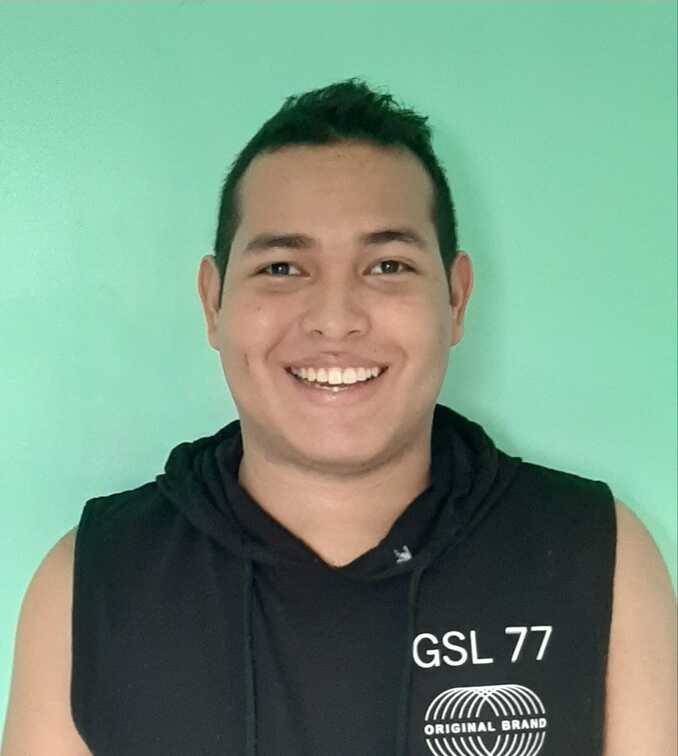
#> input picture 4. Actividades o Asignaciones Resueltas Durante el Curso/3. Proyectos/proyecto/bryan/test-data/test3.jpeg, 678 x 756 px; its folder holds 4 pictures in this run
$ jupyter execute --allow-errors '[IA]PF-RecFacial.ipynb'
#> lines starting #> are read from the running program, lines starting #| are printed output that depends on the picture
#> further down, test_img1 is the input picture: shape (756, 678, 3); mean B, G, R 127.9, 148.5, 117.9
[cell 1]
#import OpenCV module
import cv2
#import os module for reading training data directories and paths
import os
#import numpy to convert python lists to numpy arrays as
#it is needed by OpenCV face recognizers
import numpy as np

[cell 2]
#there is no label 0 in our training data so subject name for index/label 0 is empty
subjects = ["", "Ian", "Eduardo", "Eric Vasquez", "Bryan Gonzalez", "Jean Jimenez"]

[cell 3]
#function to detect face using OpenCV
def detect_face(img):
    #convert the test image to gray image as opencv face detector expects gray images
    gray = cv2.cvtColor(img, cv2.COLOR_BGR2GRAY)
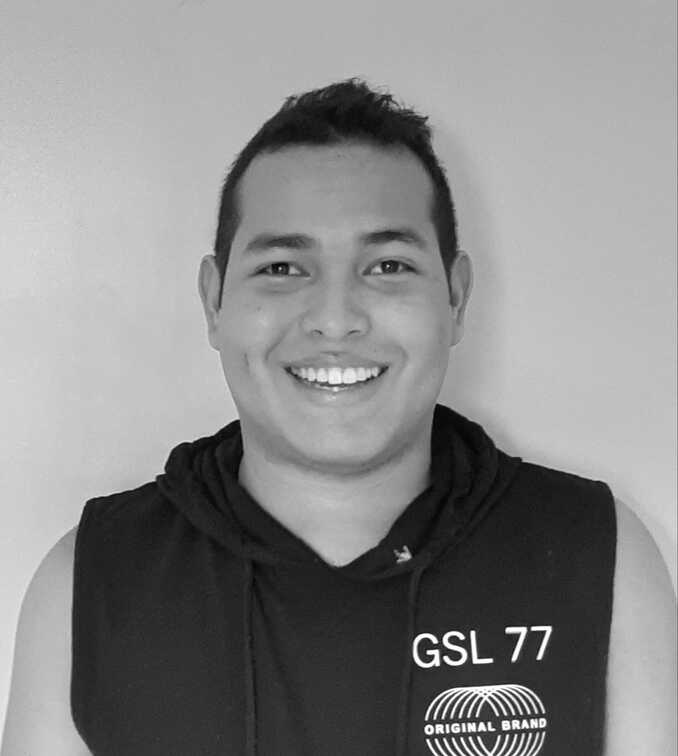
#> gray: shape (756, 678); min 1, max 254, mean 137

    #load OpenCV face detector, I am using LBP which is fast
    #there is also a more accurate but slow Haar classifier

    #ESTO SI ES NUEVO
    #face_cascade = cv2.CascadeClassifier('lbpcascade_frontalface.xml')
    face_cascade = cv2.CascadeClassifier('haarcascade_frontalface_alt.xml')

    #let's detect multiscale (some images may be closer to camera than others) images
    #result is a list of faces
    faces = face_cascade.detectMultiScale(gray, scaleFactor=1.2, minNeighbors=5)
#> faces = [[194, 156, 285, 285]]

    #if no faces are detected then return original img
    if (len(faces) == 0):
        return None, None

    #under the assumption that there will be only one face,
    #extract the face area
    (x, y, w, h) = faces[0]
#> x = 194; y = 156; w = 285; h = 285

    #return only the face part of the image
    return gray[y:y+w, x:x+h], faces[0]

[cell 4]
#this function will read all persons' training images, detect face from each image
#and will return two lists of exactly same size, one list
# of faces and another list of labels for each face
def prepare_training_data(data_folder_path):

    #------STEP-1--------
    #get the directories (one directory for each subject) in data folder
    dirs = os.listdir(data_folder_path)

    #list to hold all subject faces
    faces = []
    #list to hold labels for all subjects
    labels = []

    #let's go through each directory and read images within it
    for dir_name in dirs:

        #our subject directories start with letter 's' so
        #ignore any non-relevant directories if any
        if not dir_name.startswith("s"):
            continue

        #------STEP-2--------
        #extract label number of subject from dir_name
        #format of dir name = slabel
        #, so removing letter 's' from dir_name will give us label
        label = int(dir_name.replace("s", ""))

        #build path of directory containin images for current subject subject
        #sample path_dir_subject = "training-data/s1"
        path_dir_subject = data_folder_path + "/" + dir_name

        #get the images names that are inside the given subject directory
        subject_images_names = os.listdir(path_dir_subject)

        #------STEP-3--------
        #go through each image name, read image,
        #detect face and add face to list of faces
        for image_name in subject_images_names:

            #ignore system files like .DS_Store
            if image_name.startswith("."):
                continue

            #build image path
            #sample image path = training-data/s1/1.pgm
            image_path = path_dir_subject + "/" + image_name

            #read image
            image = cv2.imread(image_path)

            #ESTO ES NUEVO
            #image = cv2.resize(image,(600,600))

            #display an image window to show the image
            cv2.imshow("Training on image...", image)
            cv2.waitKey(100)

            #detect face
            face, rect = detect_face(image)

            #------STEP-4--------
            #for the purpose of this tutorial
            #we will ignore faces that are not detected
            if face is not None:
                #add face to list of faces
                faces.append(face)
                #add label for this face
                labels.append(label)

    cv2.destroyAllWindows()
    cv2.waitKey(1)
    cv2.destroyAllWindows()

    return faces, labels

[cell 5]
#let's first prepare our training data
#data will be in two lists of same size
#one list will contain all the faces
#and other list will contain respective labels for each face
print("Preparing data...")
#> (the rest of this cell did not finish here and is left out)

[cell 6]
#create our LBPH face recognizer
face_recognizer = cv2.face.LBPHFaceRecognizer_create()

#or use EigenFaceRecognizer by replacing above line with
#face_recognizer = cv2.face.EigenFaceRecognizer_create()

#or use FisherFaceRecognizer by replacing above line with
#face_recognizer = cv2.face.FisherFaceRecognizer_create()

#> (a cell that did not finish here is left out)

[cell 8]
face_recognizer.write('modeloLBPHFace.xml')
print("Modelo almacenado...")

[cell 9]
#function to draw rectangle on image
#according to given (x, y) coordinates and
#given width and heigh
def draw_rectangle(img, rect):
    (x, y, w, h) = rect
    cv2.rectangle(img, (x, y), (x+w, y+h), (0, 255, 0), 2)

#function to draw text on give image starting from
#passed (x, y) coordinates.
def draw_text(img, text, x, y):
    cv2.putText(img, text, (x, y), cv2.FONT_HERSHEY_PLAIN, 1.5, (0, 255, 0), 2)

[cell 10]
#this function recognizes the person in image passed
#and draws a rectangle around detected face with name of the
#subject
def predict(test_img):
    #make a copy of the image as we don't want to chang original image
    img = test_img.copy()

    #Esto de aquí es nuevo
    #img = cv2.resize(img,(600,600),interpolation= cv2.INTER_CUBIC)
    #detect face from the image
    face, rect = detect_face(img)
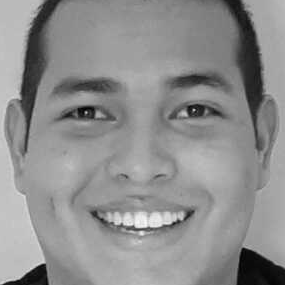
#> face: shape (285, 285); min 2, max 249, mean 142.2
#> rect = [194, 156, 285, 285]

    #predict the image using our face recognizer
    label= face_recognizer.predict(face)
    print(label[1])  #valor de confidence, es una distancia entre más pequeño más cerca por lo tanto mejor
    #get name of respective label returned by face recognizer
    label_text = subjects[label[0]]

    #draw a rectangle around face detected
    draw_rectangle(img, rect)
    #draw name of predicted person
    draw_text(img, label_text, rect[0], rect[1]-5)

    return img

[cell 11]
print("Predicting images...")

#load test images
test_img1 = cv2.imread("test-data/test3.jpeg")
#test_img2 = cv2.imread("test-data/test7.jpeg")
#test_img1 = cv2.imread("bg/62.jpeg")
###Si no detecta caras en la imagen dará un error
00
#perform a prediction
#> (the rest of this cell did not finish here and is left out)
